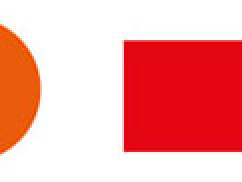
%> input picture images/Image Template.jpg, 121 x 91 px (shown 2 times larger)
$ octave --eval "result = odTemplateMatching(imread('../images/Image Template.jpg'));"   (GNU Octave 9; MATLAB toolbox functions it lacks are replaced by stand-ins)
%> lines starting %> are read from the running program, lines starting %| are printed output that depends on the picture
### modules/odImagePreprocessing.m
%==========================================================================
%                           IMAGEPREPROCESSING
%==========================================================================
% The purpose of this function is to select and preprocess the image, so
% that it can be used in the following functions. For that reason the
% selected image is being tested for correct format and is then transformed
% into a grayscale image. Both color and grayscale image are being
% returned.
%==========================================================================
%                           OUTPUT ARGUMENTS
% RGB   - MxNx3 matrix (color image (3 channels))
% GRAY  - MxNx1 matrix (grayscale image (1 channel))
% check - logical scalar (check whether image has been loaded or not)
%==========================================================================
% author: Alexander Avercenko  5070284
%==========================================================================

function [RGB,GRAY,check] = odImagePreprocessing()

% Image formats can be specified here. Function is being used to load an
% image based on its name and path in the next step. Filter is being used
% as a check, whether user selected an image or pressed "cancel" or "x".
[FileName,FilePath,Filter] = uigetfile(...
    {'*.jpg;*.png;*.bmp;*.gif;*.tif', ...
     'Image Files (*.jpg;*.png;*.bmp;*.gif;*.tif)'}, ...
     'Select a color or grayscale image.');
%> the answer given: ../images/Image Template.jpg

if (Filter == 1)
    % Load in image and check whether it has 1 or 3 channel/s.
    RGB = imread(fullfile(FilePath,FileName));
%> RGB is the input picture: size 91x121x3 uint8; mean R, G, B 244.6, 166, 162.8
    if size(RGB,3) == 3
        % Funktion um aus einem Farbbild ein Grauwertbild zu machen.
        GRAY = rgb2gray(RGB);   % Transform color to grayscale image
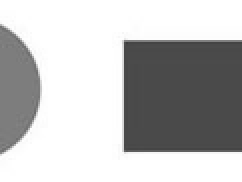
%> GRAY: size 91x121 uint8 (shown 2 times larger); min 62, max 255, mean 189.2
        check = true;
    elseif size(RGB,3) == 1     % If image has 1 channel it already is a
        GRAY = RGB;             % grayscale image.
        check = true;
    end
else
    % In case user clicked "cancel" or "x" image variables stay empty and
    % false is being returned.
    RGB = [];
    GRAY = [];
    check = false;
end

### modules/odFindMaxAreaCrop.m
%==========================================================================
%             FIND AND CROP MAXIMUM AREA IN ROTATED TEMPLATE
%==========================================================================
% When rotating an image with an angle unequal to multiples of 90° there
% arise black corners in the rotated image. Those corners reduce the accu-
% racy of crosscorrelation to another image. For this reason this function
% detects the maximum area inside the rotated image which is free from
% those black corners and crops it.
%==========================================================================
%                           INPUT ARGUMENTS
% w   - scalar (width of the original image)
% h   - scalar (highth of the original image)
% a   - scalar (angle which was used to rotate the original image)
% RTG - MxN matrix (rotated version of the original image)
%==========================================================================
%                           OUTPUT ARGUMENTS
% CRTG - MxN matrix (cropped version of the rotated image RTG)
%==========================================================================
% author: Alexander Avercenko  5070284
%==========================================================================

function [CRTG] = odFindMaxAreaCrop(w, h, a, RTG)

% Identify the longest side
if (w >= h)
    longSide  = w;
    shortSide = h;
else
    longSide  = h;
    shortSide = w;
end

% Calculate values for sine and cosine of a. The calculated values are
% eligible for every case, since the solutions are the same for a and -a
% aswell as for 180° rotations.
sin_a = abs(sin(a*pi/180));
cos_a = abs(cos(a*pi/180));

% 1. Case: two of the corners of the maximum crop are laying on the sides
% of the rotated image. The maximum internal area spreads from the corner
% which lays on the half of the shorter side.
if (shortSide <= 2*sin_a*cos_a*longSide) || (abs(sin_a-cos_a) < 1*10^-10)
    x  = 0.5*shortSide;
    if (w >= h)
        rw = (x/sin_a);
        rh = (x/cos_a);
    else
        rw = (x/cos_a);
        rh = (x/sin_a);
    end
% 2. Case: in case the above condition would not be valid the cropped area
% would lay outside of the rotated image. In this case the maximum area
% does not spread at the halfway mark of the shorter side and has to be
% calculated as follows.
else
    cos_2a = cos_a*cos_a - sin_a*sin_a;
    rw = (w*cos_a - h*sin_a)/cos_2a;
    rh = (h*cos_a - w*sin_a)/cos_2a;
end


wth = size(RTG,2);      % Width of the rotated image
hth = size(RTG,1);      % Highth of the rotated image
mpx = round(wth/2);     % Midpoint coordinate x
mpy = round(hth/2);     % Midpoint coordinate y

% Maximum area of the image without black corners
CRTG = imcrop(RTG,[mpx-rw/2 mpy-rh/2 rw rh]);

### modules/odTemplateMatching.m
%==========================================================================
%                           TEMPLATE MATCHING
%==========================================================================
% The purpose of this function is to locate a template in a passed image in
% terms of accordance and location.
%
% This function uses the normalized cross-correlation to identify the best
% consensus. To identify the template in rotated images this function uses
% a second function to to identify the biggest possible crop inside the
% rotated template to remove the black corners.
%==========================================================================
%                           INPUT ARGUMENTS
% Required: GRAY - unsigned integer MxN matrix (grayscale image)
% Optional: All of the following arguments are Name-Value-Pairs.
%
% 'angle'     - positive integer between 1 and 360
%==========================================================================
%                           OUTPUT ARGUMENTS
% tmDataSet - Mx6 matrix with the following data stored:
% 1./2. columns: x-/y-value for the top left corner the template starts at
% 3./4. columns: width (right direction) and heigth (bottom direction) of
%                the template from top left corner
% 5. column    : the best angle the image has been detected at
% 6. column    : the best consensus found between template and image
%
% The first row always lists the found template location.
% The second row (in case necessary) lists the location of the cropped
% version of the rotated image.
%==========================================================================
% author: Alexander Avercenko  5070284
%==========================================================================

function [tmDataSet,tempGRAY] = odTemplateMatching (GRAY,varargin)
%==========================================================================
% Default values for necessary variables (def) and inputparser to determine
% used function parameters.
%==========================================================================
defAngle = 45;      % Default angle to rotate template in each iteration

p = inputParser;
addRequired(p,'GRAY');
addParameter(p,'angle',defAngle,@(x) mod(x,1)==0 && (x>0) && (x<=360));

parse(p,GRAY,varargin{:});

% Assign name-value arguments to used variables
angle = p.Results.angle;


tmDataSet = [];   % Outputparameter with template matching data
%==========================================================================

% Shortcuts used in upcoming variables:
% C: Cropped  R: Rotated  T: Template  G: Gray

% Select template and check if input is correct.
check = false;
while (check == false)
    [~,tempGRAY,check] = odImagePreprocessing();
%> check = true
    if check ~= 1
        prompt = ('Cancel template matching? (Y=Cancel, Else=Continue)');
        str = input(prompt,'s');
        if ( str == 'Y')    % Cancel function if input = Y
            return
        end
    end
end


TGRAY = tempGRAY;   % Keep an unchanged version of the template
RTGRAY = tempGRAY;  % Second save in case rotation is being used
highestCorr = 0;    % Save the highest correlation


% Loop to find the best fit. Number of iterations depends on chosen angle
% to fulfill a 360 degree scan of template and image.
for i = 0 : round((360/angle))
    C = normxcorr2(TGRAY,GRAY); % Normalized cross-correlation

    % Save the new highest correlation after every iteration
    if (max(C(:)) > max(highestCorr(:)))
        highestCorr = C;    % Save the consensus
        RTG    = RTGRAY;    % Save the best rotated variant of the template
        CRTG   = TGRAY;     % Save the cropped version of the rot. template
        bAngle = (i-1)*angle;   % Save the angle for best consensus
    end

    RTGRAY = imrotate(tempGRAY,i*angle);    % Rotate the original template

    % Check whether rotation is a multiple of 90° to skip cropping if not
    % necessary.
    if (mod(round(i*angle),90) ~= 0)
        % Using the findMaxAreaCrop function to locate the max. crop area
        [TGRAY] = odFindMaxAreaCrop(size(tempGRAY,2), size(tempGRAY,1), ...
            i*angle, RTGRAY);
    else  % Skip crop process
        TGRAY = RTGRAY;
    end
end
%> this loop made 9 passes
%> pass 1, in odTemplateMatching, `C = normxcorr2(TGRAY,GRAY);`:
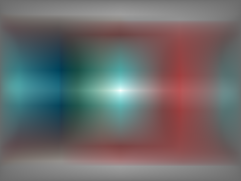
%> C: size 181x241x3 double; mean R, G, B 0.0165, 0.00407, 0.00886; drawn with min black and max white
%> pass 2, in odTemplateMatching, `RTGRAY = imrotate(tempGRAY,i*angle);`:
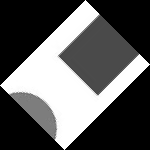
%> RTGRAY: size 150x150 uint8; min 0, max 255, mean 92.8
%> pass 2, in odFindMaxAreaCrop, `CRTG = imcrop(RTG,[mpx-rw/2 mpy-rh/2 rw rh]);`:
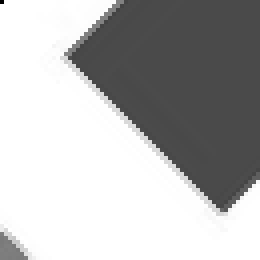
%> CRTG: size 65x65 uint8 (shown 4 times larger); min 0, max 255, mean 181
%> pass 3, in odTemplateMatching, `C = normxcorr2(TGRAY,GRAY);`:
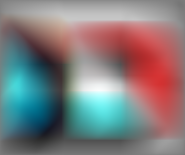
%> C: size 155x185x3 double; mean R, G, B 0.0205, -0.0104, 0.000109; drawn with min black and max white
%> after the loop, bAngle = -45

% Find coordinates of best consensus after all iterations
[ypeak, xpeak] = find(highestCorr==max(highestCorr(:)));
%> ypeak = 91; xpeak = 362

% Only the template will be plotted n case CRTG and RTG are the same (90°
% rotations)
if (size(CRTG) == size(RTG))
    wRC = size(CRTG,2);     % Width of the template
%> wRC = 121
    hRC = size(CRTG,1);     % Highth of the template
%> hRC = 91

    tmDataSet = [xpeak-wRC ypeak-hRC wRC hRC bAngle max(highestCorr(:))];
%> tmDataSet = [241 0 121 91 -45 0.999]

% In case CRTG and RTG are not equal both the template and cropped template
% location woll be plotted.
else
    wRC = size(CRTG,2);
    hRC = size(CRTG,1);

    % Calculating the offset for the non-cropped template plot.
    wR = size(RTG,2);
    hR = size(RTG,1);
    offsetX = xpeak-wRC/2 - wR/2;
    offsetY = ypeak-hRC/2 - hR/2;

    tmDataSet = [offsetX, offsetY, wR, hR bAngle, max(highestCorr(:)); ...
        xpeak-wRC ypeak-hRC wRC hRC bAngle max(highestCorr(:))];
end
figure
imshow(CRTG);
